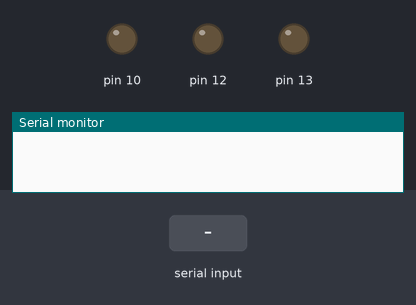
Recording of a sketch running on a simulated Arduino Uno, built with avr-gcc and run on an emulated ATmega328P. Parts: output pins drawn as LEDs (lit = HIGH), the last lines printed to the serial monitor. Dashed ring = blinking. The inputs (shaded band) are chosen by the test bench.

Above: at 1.2 s.
1.3 s: "c" received over Serial
At 2.2 s:
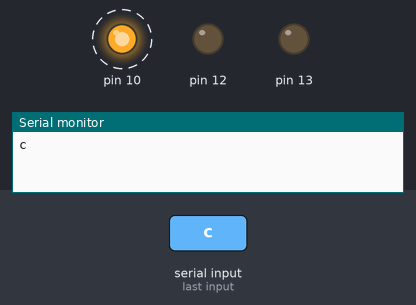
4.3 s: "a" received over Serial
At 5.5 s:
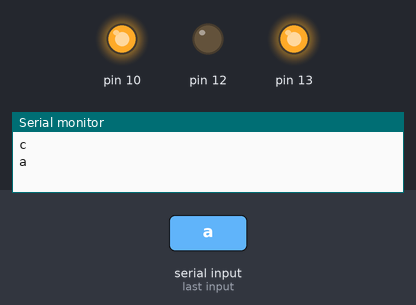
5.8 s: "b" received over Serial
At 6.6 s:
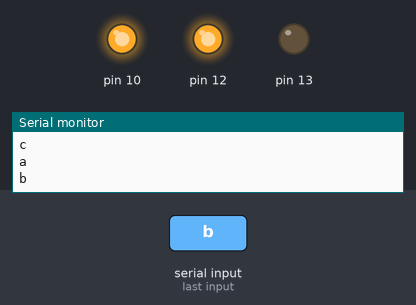
7.3 s: "c" received over Serial
At 7.7 s:
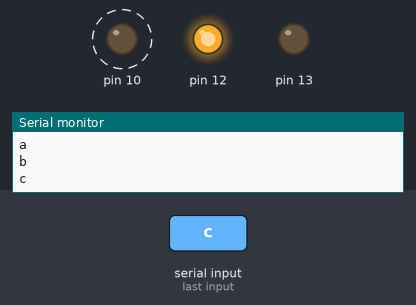
Timing chart, 0 to 11.3 s (numbered marks = the images above; inputs shaded):
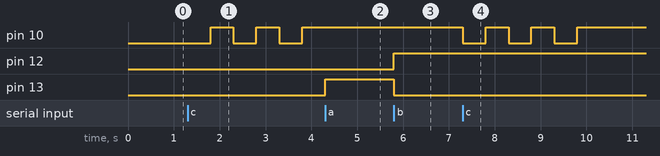

Measured:
- after the input at 1.3 s, pin 10: alternates HIGH for 0.50 s and LOW for 0.50 s, starting after 0.50 s
- after the input at 4.3 s, pin 13: LOW → HIGH at once
- after the input at 5.8 s, pin 12: LOW → HIGH at once; pin 13: HIGH → LOW at once
- after the input at 7.3 s, pin 10: alternates HIGH for 0.50 s and LOW for 0.50 s, 6 changes in all, then stays HIGH, starting at once

The sketch:

HC05_Bluetooth.ino
```cpp
char junk;
char inputString;

void setup()                    // run once, when the sketch starts
{
  Serial.begin(9600  , SERIAL_8N1);           // set the baud rate to 9600, same should be of your Serial Monitor
  pinMode(13,OUTPUT);
  pinMode(12,OUTPUT);
  pinMode(10,OUTPUT);
}

void loop()
{
  if (Serial.available() > 0)
  {
    while (Serial.available())
    {
      char inChar = (char)Serial.read(); //read the input
      inputString += inChar;        //make a string of the characters coming on serial
    }

    while (Serial.available() > 0)
    {
      junk = Serial.read() ;  // clear the serial buffer
      Serial.println(junk);
    }

    Serial.flush();

    Serial.println(inputString);

    if (inputString == 'a') // Lock Door
    {
      digitalWrite(13, HIGH);
      digitalWrite(12, LOW);
    }
    else if (inputString == 'b') // unlock Door
    {
      digitalWrite(13, LOW);
      digitalWrite(12, HIGH);
    }
    else if (inputString == 'c') // Blink lights
    {
      digitalWrite(10, LOW);
      delay(500);
      digitalWrite(10, HIGH);
      delay(500);
      digitalWrite(10, LOW);
      delay(500);
      digitalWrite(10, HIGH);
      delay(500);
      digitalWrite(10, LOW);
           delay(500);
      digitalWrite(10, HIGH);

    }

    inputString = 0;
  }
}
```
